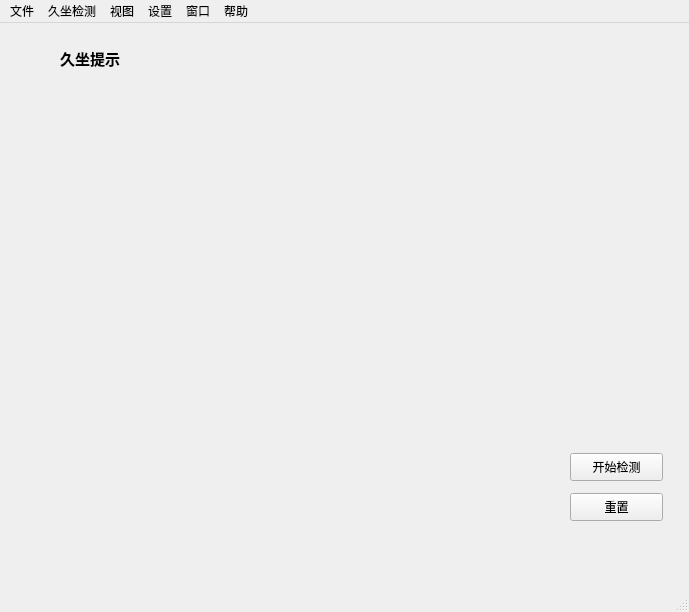
<?xml version="1.0" encoding="UTF-8"?>
<ui version="4.0">
 <class>MainWindow</class>
 <widget class="QMainWindow" name="MainWindow">
  <property name="geometry">
   <rect>
    <x>0</x>
    <y>0</y>
    <width>689</width>
    <height>612</height>
   </rect>
  </property>
  <property name="windowTitle">
   <string>MainWindow</string>
  </property>
  <widget class="QWidget" name="centralwidget">
   <widget class="QLabel" name="label">
    <property name="geometry">
     <rect>
      <x>410</x>
      <y>410</y>
      <width>181</width>
      <height>16</height>
     </rect>
    </property>
    <property name="text">
     <string/>
    </property>
   </widget>
   <widget class="QLabel" name="label_2">
    <property name="geometry">
     <rect>
      <x>60</x>
      <y>10</y>
      <width>411</width>
      <height>51</height>
     </rect>
    </property>
    <property name="font">
     <font>
      <family>微软雅黑</family>
      <pointsize>11</pointsize>
      <weight>75</weight>
      <bold>true</bold>
     </font>
    </property>
    <property name="text">
     <string>久坐提示</string>
    </property>
    <property name="alignment">
     <set>Qt::AlignLeading|Qt::AlignLeft|Qt::AlignVCenter</set>
    </property>
   </widget>
   <widget class="QLabel" name="DispalyLabel">
    <property name="enabled">
     <bool>true</bool>
    </property>
    <property name="geometry">
     <rect>
      <x>40</x>
      <y>60</y>
      <width>500</width>
      <height>500</height>
     </rect>
    </property>
    <property name="sizePolicy">
     <sizepolicy hsizetype="Maximum" vsizetype="Maximum">
      <horstretch>0</horstretch>
      <verstretch>0</verstretch>
     </sizepolicy>
    </property>
    <property name="maximumSize">
     <size>
      <width>500</width>
      <height>500</height>
     </size>
    </property>
    <property name="lineWidth">
     <number>1</number>
    </property>
    <property name="text">
     <string/>
    </property>
    <property name="pixmap">
     <pixmap>小队封面.jpg</pixmap>
    </property>
    <property name="scaledContents">
     <bool>true</bool>
    </property>
    <property name="alignment">
     <set>Qt::AlignCenter</set>
    </property>
   </widget>
   <widget class="QPushButton" name="ButtonStart">
    <property name="geometry">
     <rect>
      <x>570</x>
      <y>430</y>
      <width>93</width>
      <height>28</height>
     </rect>
    </property>
    <property name="text">
     <string>开始检测</string>
    </property>
   </widget>
   <widget class="QPushButton" name="ButtonReset">
    <property name="geometry">
     <rect>
      <x>570</x>
      <y>470</y>
      <width>93</width>
      <height>28</height>
     </rect>
    </property>
    <property name="text">
     <string>重置</string>
    </property>
   </widget>
  </widget>
  <widget class="QMenuBar" name="menubar">
   <property name="geometry">
    <rect>
     <x>0</x>
     <y>0</y>
     <width>689</width>
     <height>26</height>
    </rect>
   </property>
   <widget class="QMenu" name="menu">
    <property name="title">
     <string>久坐检测</string>
    </property>
    <addaction name="actionBy_Picture"/>
    <addaction name="actionFullAssessment"/>
   </widget>
   <widget class="QMenu" name="menu_3">
    <property name="title">
     <string>设置</string>
    </property>
   </widget>
   <widget class="QMenu" name="menu_4">
    <property name="title">
     <string>帮助</string>
    </property>
   </widget>
   <widget class="QMenu" name="menu_5">
    <property name="title">
     <string>文件</string>
    </property>
   </widget>
   <widget class="QMenu" name="menu_6">
    <property name="title">
     <string>窗口</string>
    </property>
   </widget>
   <widget class="QMenu" name="menu_7">
    <property name="title">
     <string>视图</string>
    </property>
   </widget>
   <addaction name="menu_5"/>
   <addaction name="menu"/>
   <addaction name="menu_7"/>
   <addaction name="menu_3"/>
   <addaction name="menu_6"/>
   <addaction name="menu_4"/>
  </widget>
  <widget class="QStatusBar" name="statusbar"/>
  <action name="actionpinggutupiang">
   <property name="text">
    <string>g</string>
   </property>
  </action>
  <action name="actionBy_Picture">
   <property name="text">
    <string>Start</string>
   </property>
  </action>
  <action name="actionFullAssessment">
   <property name="text">
    <string>Reset</string>
   </property>
  </action>
  <action name="actionFor_Stage_2">
   <property name="enabled">
    <bool>true</bool>
   </property>
   <property name="text">
    <string>二期康复方案</string>
   </property>
  </action>
  <action name="actionFor_Stage_3">
   <property name="text">
    <string>三期康复方案</string>
   </property>
  </action>
  <action name="actionFor_Stage_4">
   <property name="text">
    <string>四期康复方案</string>
   </property>
  </action>
  <action name="actionFor_Stage_5">
   <property name="text">
    <string>五期康复方案</string>
   </property>
  </action>
 </widget>
 <resources/>
 <connections/>
</ui>
